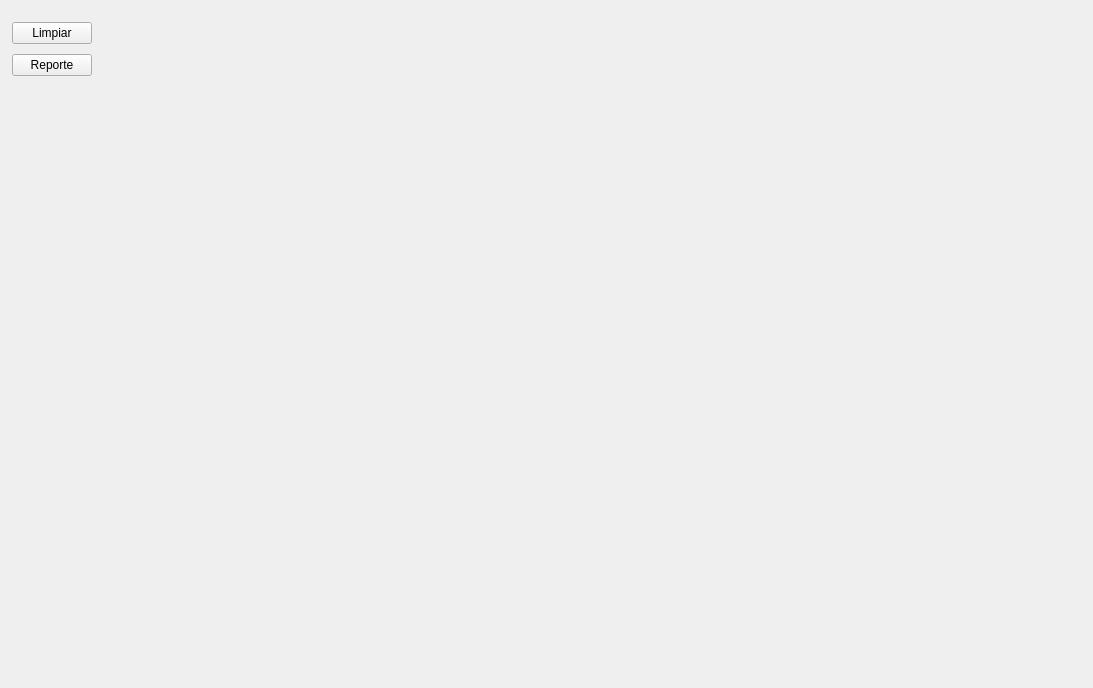
<?xml version="1.0" encoding="UTF-8"?>
<ui version="4.0">
 <class>DockWidget</class>
 <widget class="QDockWidget" name="DockWidget">
  <property name="geometry">
   <rect>
    <x>0</x>
    <y>0</y>
    <width>1093</width>
    <height>688</height>
   </rect>
  </property>
  <property name="windowTitle">
   <string>DockWidget</string>
  </property>
  <widget class="QWidget" name="dockWidgetContents">
   <widget class="QWidget" name="horizontalLayoutWidget">
    <property name="geometry">
     <rect>
      <x>10</x>
      <y>20</y>
      <width>1061</width>
      <height>631</height>
     </rect>
    </property>
    <layout class="QHBoxLayout" name="horizontalLayout_2">
     <property name="spacing">
      <number>10</number>
     </property>
     <property name="sizeConstraint">
      <enum>QLayout::SetFixedSize</enum>
     </property>
     <property name="leftMargin">
      <number>2</number>
     </property>
     <property name="topMargin">
      <number>2</number>
     </property>
     <property name="rightMargin">
      <number>2</number>
     </property>
     <property name="bottomMargin">
      <number>3</number>
     </property>
     <item>
      <layout class="QGridLayout" name="map_grid"/>
     </item>
     <item>
      <layout class="QVBoxLayout" name="control">
       <property name="sizeConstraint">
        <enum>QLayout::SetFixedSize</enum>
       </property>
       <item>
        <widget class="QPushButton" name="pushButton">
         <property name="maximumSize">
          <size>
           <width>100</width>
           <height>100</height>
          </size>
         </property>
         <property name="text">
          <string>Limpiar</string>
         </property>
        </widget>
       </item>
       <item>
        <widget class="QPushButton" name="pushButton_2">
         <property name="maximumSize">
          <size>
           <width>100</width>
           <height>100</height>
          </size>
         </property>
         <property name="text">
          <string>Reporte</string>
         </property>
        </widget>
       </item>
      </layout>
     </item>
    </layout>
   </widget>
  </widget>
 </widget>
 <resources/>
 <connections/>
</ui>
